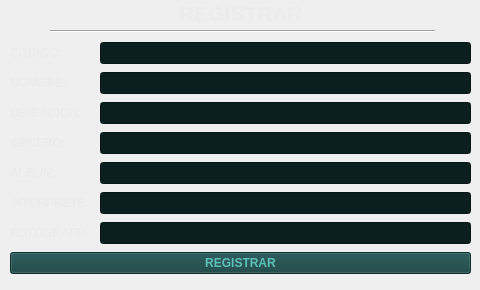
           <widget class="QWidget" name="tab_14">
            <attribute name="icon">
             <iconset>
              <normaloff>assets/SpotyUI/Registrar.png</normaloff>assets/SpotyUI/Registrar.png</iconset>
            </attribute>
            <attribute name="title">
             <string/>
            </attribute>
            <widget class="QWidget" name="layoutWidget_17">
             <property name="geometry">
              <rect>
               <x>10</x>
               <y>40</y>
               <width>461</width>
               <height>241</height>
              </rect>
             </property>
             <layout class="QGridLayout" name="gridLayout_5">
              <item row="3" column="0">
               <widget class="QLabel" name="label_23">
                <property name="font">
                 <font>
                  <pointsize>9</pointsize>
                  <weight>75</weight>
                  <bold>true</bold>
                 </font>
                </property>
                <property name="styleSheet">
                 <string notr="true">color: rgb(235, 235, 235);</string>
                </property>
                <property name="text">
                 <string>GENERO:</string>
                </property>
               </widget>
              </item>
              <item row="4" column="1">
               <widget class="QLineEdit" name="Reg_AlbumInput_3">
                <property name="font">
                 <font>
                  <pointsize>9</pointsize>
                  <weight>75</weight>
                  <bold>true</bold>
                 </font>
                </property>
                <property name="styleSheet">
                 <string notr="true">background-color: rgb(11, 31, 31);
border-color: rgb(0, 0, 0);
color: rgb(255, 255, 255);</string>
                </property>
               </widget>
              </item>
              <item row="5" column="0">
               <widget class="QLabel" name="label_43">
                <property name="font">
                 <font>
                  <pointsize>9</pointsize>
                  <weight>75</weight>
                  <bold>true</bold>
                 </font>
                </property>
                <property name="styleSheet">
                 <string notr="true">color: rgb(235, 235, 235);</string>
                </property>
                <property name="text">
                 <string>INTERPRETE:</string>
                </property>
               </widget>
              </item>
              <item row="3" column="1">
               <widget class="QLineEdit" name="Reg_GeneroInput_3">
                <property name="font">
                 <font>
                  <pointsize>9</pointsize>
                  <weight>75</weight>
                  <bold>true</bold>
                 </font>
                </property>
                <property name="styleSheet">
                 <string notr="true">background-color: rgb(11, 31, 31);
border-color: rgb(0, 0, 0);
color: rgb(255, 255, 255);</string>
                </property>
               </widget>
              </item>
              <item row="5" column="1">
               <widget class="QLineEdit" name="Reg_InterpreteInput_3">
                <property name="font">
                 <font>
                  <pointsize>9</pointsize>
                  <weight>75</weight>
                  <bold>true</bold>
                 </font>
                </property>
                <property name="styleSheet">
                 <string notr="true">background-color: rgb(11, 31, 31);
border-color: rgb(0, 0, 0);
color: rgb(255, 255, 255);</string>
                </property>
               </widget>
              </item>
              <item row="2" column="0">
               <widget class="QLabel" name="label_22">
                <property name="font">
                 <font>
                  <pointsize>9</pointsize>
                  <weight>75</weight>
                  <bold>true</bold>
                 </font>
                </property>
                <property name="styleSheet">
                 <string notr="true">color: rgb(235, 235, 235);</string>
                </property>
                <property name="text">
                 <string>UBICACIÓN:</string>
                </property>
               </widget>
              </item>
              <item row="0" column="1">
               <widget class="QLineEdit" name="Reg_CodigoInput_3">
                <property name="font">
                 <font>
                  <pointsize>9</pointsize>
                  <weight>75</weight>
                  <bold>true</bold>
                 </font>
                </property>
                <property name="styleSheet">
                 <string notr="true">background-color: rgb(11, 31, 31);
border-color: rgb(0, 0, 0);
color: rgb(255, 255, 255);</string>
                </property>
                <property name="text">
                 <string/>
                </property>
               </widget>
              </item>
              <item row="6" column="1">
               <widget class="QLineEdit" name="Reg_FotografiaInput_3">
                <property name="font">
                 <font>
                  <pointsize>9</pointsize>
                  <weight>75</weight>
                  <bold>true</bold>
                 </font>
                </property>
                <property name="styleSheet">
                 <string notr="true">background-color: rgb(11, 31, 31);
border-color: rgb(0, 0, 0);
color: rgb(255, 255, 255);</string>
                </property>
               </widget>
              </item>
              <item row="6" column="0">
               <widget class="QLabel" name="label_44">
                <property name="font">
                 <font>
                  <pointsize>9</pointsize>
                  <weight>75</weight>
                  <bold>true</bold>
                 </font>
                </property>
                <property name="styleSheet">
                 <string notr="true">color: rgb(235, 235, 235);</string>
                </property>
                <property name="text">
                 <string>FOTOGRAFIA:</string>
                </property>
               </widget>
              </item>
              <item row="0" column="0">
               <widget class="QLabel" name="label_24">
                <property name="font">
                 <font>
                  <pointsize>9</pointsize>
                  <weight>75</weight>
                  <bold>true</bold>
                 </font>
                </property>
                <property name="styleSheet">
                 <string notr="true">color: rgb(235, 235, 235);</string>
                </property>
                <property name="text">
                 <string>CÓDIGO:</string>
                </property>
               </widget>
              </item>
              <item row="8" column="0" colspan="2">
               <widget class="QPushButton" name="Registrar_3">
                <property name="font">
                 <font>
                  <pointsize>9</pointsize>
                  <weight>75</weight>
                  <bold>true</bold>
                 </font>
                </property>
                <property name="styleSheet">
                 <string notr="true">color: rgb(93, 193, 185);
background-color: #154141;</string>
                </property>
                <property name="text">
                 <string>REGISTRAR</string>
                </property>
               </widget>
              </item>
              <item row="2" column="1">
               <widget class="QLineEdit" name="Reg_UbicacionInput_3">
                <property name="font">
                 <font>
                  <pointsize>9</pointsize>
                  <weight>75</weight>
                  <bold>true</bold>
                 </font>
                </property>
                <property name="styleSheet">
                 <string notr="true">background-color: rgb(11, 31, 31);
border-color: rgb(0, 0, 0);
color: rgb(255, 255, 255);</string>
                </property>
               </widget>
              </item>
              <item row="1" column="0">
               <widget class="QLabel" name="label_25">
                <property name="palette">
                 <palette>
                  <active>
                   <colorrole role="WindowText">
                    <brush brushstyle="SolidPattern">
                     <color alpha="255">
                      <red>235</red>
                      <green>235</green>
                      <blue>235</blue>
                     </color>
                    </brush>
                   </colorrole>
                   <colorrole role="Button">
                    <brush brushstyle="SolidPattern">
                     <color alpha="255">
                      <red>137</red>
                      <green>182</green>
                      <blue>179</blue>
                     </color>
                    </brush>
                   </colorrole>
                   <colorrole role="Text">
                    <brush brushstyle="SolidPattern">
                     <color alpha="255">
                      <red>235</red>
                      <green>235</green>
                      <blue>235</blue>
                     </color>
                    </brush>
                   </colorrole>
                   <colorrole role="ButtonText">
                    <brush brushstyle="SolidPattern">
                     <color alpha="255">
                      <red>235</red>
                      <green>235</green>
                      <blue>235</blue>
                     </color>
                    </brush>
                   </colorrole>
                   <colorrole role="Base">
                    <brush brushstyle="SolidPattern">
                     <color alpha="255">
                      <red>137</red>
                      <green>182</green>
                      <blue>179</blue>
                     </color>
                    </brush>
                   </colorrole>
                   <colorrole role="Window">
                    <brush brushstyle="SolidPattern">
                     <color alpha="255">
                      <red>137</red>
                      <green>182</green>
                      <blue>179</blue>
                     </color>
                    </brush>
                   </colorrole>
                   <colorrole role="PlaceholderText">
                    <brush brushstyle="NoBrush">
                     <color alpha="128">
                      <red>235</red>
                      <green>235</green>
                      <blue>235</blue>
                     </color>
                    </brush>
                   </colorrole>
                  </active>
                  <inactive>
                   <colorrole role="WindowText">
                    <brush brushstyle="SolidPattern">
                     <color alpha="255">
                      <red>235</red>
                      <green>235</green>
                      <blue>235</blue>
                     </color>
                    </brush>
                   </colorrole>
                   <colorrole role="Button">
                    <brush brushstyle="SolidPattern">
                     <color alpha="255">
                      <red>137</red>
                      <green>182</green>
                      <blue>179</blue>
                     </color>
                    </brush>
                   </colorrole>
                   <colorrole role="Text">
                    <brush brushstyle="SolidPattern">
                     <color alpha="255">
                      <red>235</red>
                      <green>235</green>
                      <blue>235</blue>
                     </color>
                    </brush>
                   </colorrole>
                   <colorrole role="ButtonText">
                    <brush brushstyle="SolidPattern">
                     <color alpha="255">
                      <red>235</red>
                      <green>235</green>
                      <blue>235</blue>
                     </color>
                    </brush>
                   </colorrole>
                   <colorrole role="Base">
                    <brush brushstyle="SolidPattern">
                     <color alpha="255">
                      <red>137</red>
                      <green>182</green>
                      <blue>179</blue>
                     </color>
                    </brush>
                   </colorrole>
                   <colorrole role="Window">
                    <brush brushstyle="SolidPattern">
                     <color alpha="255">
                      <red>137</red>
                      <green>182</green>
                      <blue>179</blue>
                     </color>
                    </brush>
                   </colorrole>
                   <colorrole role="PlaceholderText">
                    <brush brushstyle="NoBrush">
                     <color alpha="128">
                      <red>235</red>
                      <green>235</green>
                      <blue>235</blue>
                     </color>
                    </brush>
                   </colorrole>
                  </inactive>
                  <disabled>
                   <colorrole role="WindowText">
                    <brush brushstyle="SolidPattern">
                     <color alpha="255">
                      <red>235</red>
                      <green>235</green>
                      <blue>235</blue>
                     </color>
                    </brush>
                   </colorrole>
                   <colorrole role="Button">
                    <brush brushstyle="SolidPattern">
                     <color alpha="255">
                      <red>137</red>
                      <green>182</green>
                      <blue>179</blue>
                     </color>
                    </brush>
                   </colorrole>
                   <colorrole role="Text">
                    <brush brushstyle="SolidPattern">
                     <color alpha="255">
                      <red>235</red>
                      <green>235</green>
                      <blue>235</blue>
                     </color>
                    </brush>
                   </colorrole>
                   <colorrole role="ButtonText">
                    <brush brushstyle="SolidPattern">
                     <color alpha="255">
                      <red>235</red>
                      <green>235</green>
                      <blue>235</blue>
                     </color>
                    </brush>
                   </colorrole>
                   <colorrole role="Base">
                    <brush brushstyle="SolidPattern">
                     <color alpha="255">
                      <red>137</red>
                      <green>182</green>
                      <blue>179</blue>
                     </color>
                    </brush>
                   </colorrole>
                   <colorrole role="Window">
                    <brush brushstyle="SolidPattern">
                     <color alpha="255">
                      <red>137</red>
                      <green>182</green>
                      <blue>179</blue>
                     </color>
                    </brush>
                   </colorrole>
                   <colorrole role="PlaceholderText">
                    <brush brushstyle="NoBrush">
                     <color alpha="128">
                      <red>235</red>
                      <green>235</green>
                      <blue>235</blue>
                     </color>
                    </brush>
                   </colorrole>
                  </disabled>
                 </palette>
                </property>
                <property name="font">
                 <font>
                  <pointsize>9</pointsize>
                  <weight>75</weight>
                  <bold>true</bold>
                 </font>
                </property>
                <property name="styleSheet">
                 <string notr="true">color: rgb(235, 235, 235);</string>
                </property>
                <property name="text">
                 <string>NOMBRE:</string>
                </property>
               </widget>
              </item>
              <item row="1" column="1">
               <widget class="QLineEdit" name="Reg_NombreInput_3">
                <property name="font">
                 <font>
                  <pointsize>9</pointsize>
                  <weight>75</weight>
                  <bold>true</bold>
                 </font>
                </property>
                <property name="styleSheet">
                 <string notr="true">background-color: rgb(11, 31, 31);
border-color: rgb(0, 0, 0);
color: rgb(255, 255, 255);</string>
                </property>
               </widget>
              </item>
              <item row="4" column="0">
               <widget class="QLabel" name="label_42">
                <property name="font">
                 <font>
                  <pointsize>9</pointsize>
                  <weight>75</weight>
                  <bold>true</bold>
                 </font>
                </property>
                <property name="styleSheet">
                 <string notr="true">color: rgb(235, 235, 235);</string>
                </property>
                <property name="text">
                 <string>ALBUM:</string>
                </property>
               </widget>
              </item>
             </layout>
            </widget>
            <widget class="QWidget" name="layoutWidget_18">
             <property name="geometry">
              <rect>
               <x>10</x>
               <y>0</y>
               <width>461</width>
               <height>27</height>
              </rect>
             </property>
             <layout class="QHBoxLayout" name="horizontalLayout_12">
              <item>
               <spacer name="horizontalSpacer_25">
                <property name="orientation">
                 <enum>Qt::Horizontal</enum>
                </property>
                <property name="sizeHint" stdset="0">
                 <size>
                  <width>40</width>
                  <height>20</height>
                 </size>
                </property>
               </spacer>
              </item>
              <item>
               <widget class="QLabel" name="label_26">
                <property name="font">
                 <font>
                  <pointsize>16</pointsize>
                  <weight>75</weight>
                  <bold>true</bold>
                 </font>
                </property>
                <property name="styleSheet">
                 <string notr="true">color: rgb(235, 235, 235);</string>
                </property>
                <property name="text">
                 <string>REGISTRAR</string>
                </property>
                <property name="alignment">
                 <set>Qt::AlignCenter</set>
                </property>
               </widget>
              </item>
              <item>
               <spacer name="horizontalSpacer_26">
                <property name="orientation">
                 <enum>Qt::Horizontal</enum>
                </property>
                <property name="sizeHint" stdset="0">
                 <size>
                  <width>40</width>
                  <height>20</height>
                 </size>
                </property>
               </spacer>
              </item>
             </layout>
            </widget>
            <widget class="Line" name="line_5">
             <property name="geometry">
              <rect>
               <x>50</x>
               <y>30</y>
               <width>385</width>
               <height>3</height>
              </rect>
             </property>
             <property name="orientation">
              <enum>Qt::Horizontal</enum>
             </property>
            </widget>
           </widget>
